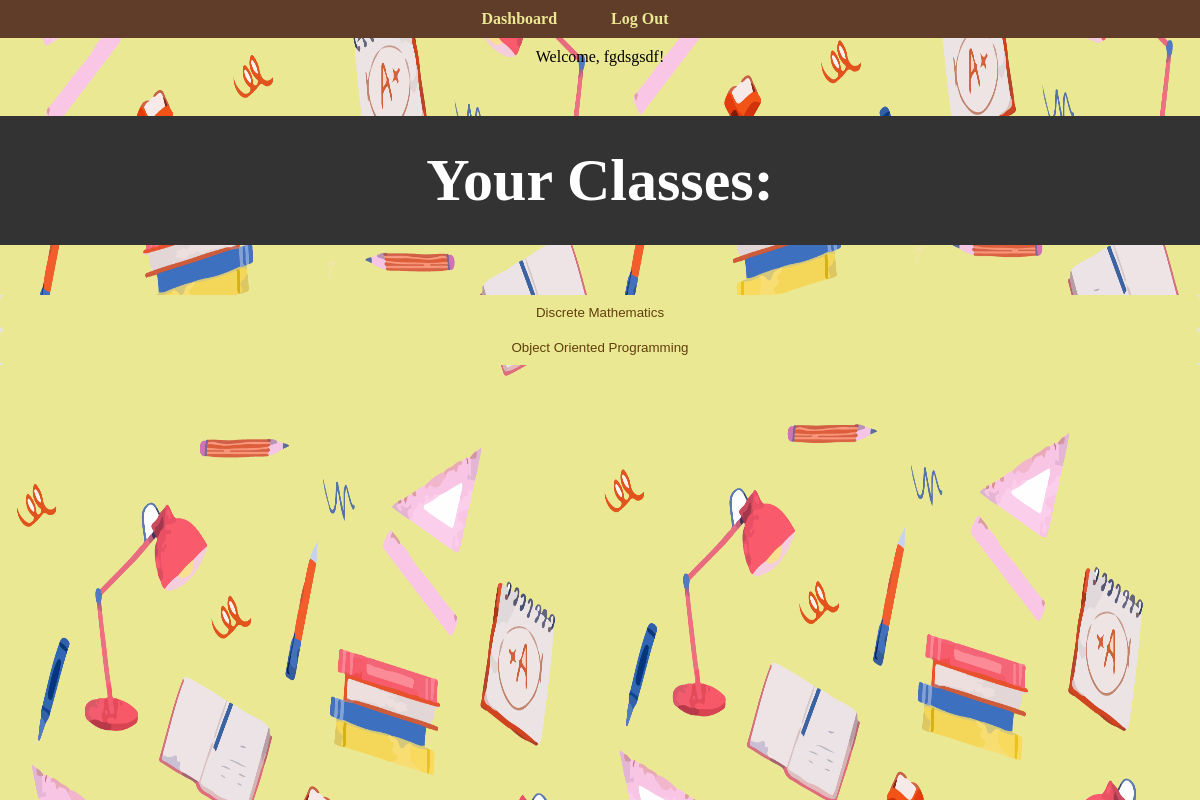
Page /Student/stuClassList.php (signed in) on the committed database.
### tables this page shows
CREATE TABLE `enroll` (
  `id` int(10) NOT NULL,
  `studentID` int(10) NOT NULL,
  `classID` int(10) NOT NULL
);

CREATE TABLE `classroom` (
  `classID` int(10) NOT NULL,
  `className` varchar(100) NOT NULL,
  `teacherID` int(10) NOT NULL,
  `semester` varchar(20) NOT NULL,
  `isActive` tinyint(1) NOT NULL,
  `SODid` int(10) DEFAULT NULL
);

### Student/stuClassList.php (the view, shortened to what this page needs)
<?php
    include('../dbconn.php');
    $data = json_decode($_SESSION['JSON']);
?>
<!DOCTYPE html>
<html lang="en">
<head>
    <link rel="stylesheet" href="../styles.css">
</head>
<body>
    <nav>
        <ul>
            <li><a href="stuClassList.php">Dashboard</a></li>
            <li><a href="../index.html">Log Out</a></li>
        </ul>
    </nav>
    <div id="welc"><span>Welcome, <?php echo $data->name; ?>!</span></div>
    <h2 id="header">Your Classes:</h2>
    <div id="classBox">
        <?php
        $queryID = $data->userID;
        $sql = "SELECT classID FROM enroll WHERE studentID = '$queryID'";
        $course_list = mysqli_query($conn, $sql);
        while ($class = mysqli_fetch_array($course_list)) {
            $ID = $class['classID'];
            $sql1 = "SELECT className FROM classroom WHERE classID = '$ID'";
            $classname = mysqli_query($conn, $sql1);
            $row = mysqli_fetch_assoc($classname);
            echo "<button onclick=\"btnGo('", $ID, "')\">", $row['className'], "</button>";
        }
        ?>
    </div>
    <div class="background-container"></div>
</body>
</html>

### styles.css (style rules this page uses)
body { font-family: "Dela", serif; background-color: #ebe894; margin: 0; }
.background-container { position: absolute; top: 0; left: 0; width: 100%; height: 100vh; background-image: url('images/stationary2.png'); background-size: 200% 200%; background-repeat: no-repeat; background-position: center; text-align: center; z-index: -2; }
#header { text-align: center; background-color: #333; color: #fff; padding: 30px; font-size: 60px; }
h2 { text-align: center; }
button { width: 100%; padding: 10px; background-color: #ebe894; color: #603e0b; border: none; border-radius: 5px; cursor: pointer; transition: ease-in-out 0.2s; }
nav { background-color: #603d28; color: #ebe894; padding: 10px; text-align: center; }
nav ul { list-style-type: none; margin: 0; padding: 0; }
nav ul li { display: inline; margin-right: 50px; }
nav ul li a { position: relative; color: #ebe894; text-decoration: none; font-weight: bold; transition: 0.3s cubic-bezier(0.47, 0, 0.745, 0.715); }

### Student/stuClassList.php (style rules this page uses)
#welc { text-align: center; margin: 10px; }
#classBox { background-color: #e4e4e4; }

### rows in the picture
enroll: classID.className "Discrete Mathematics"
enroll: classID.className "Object Oriented Programming"

### other values in the picture
$data->name "fgdsgsdf"
